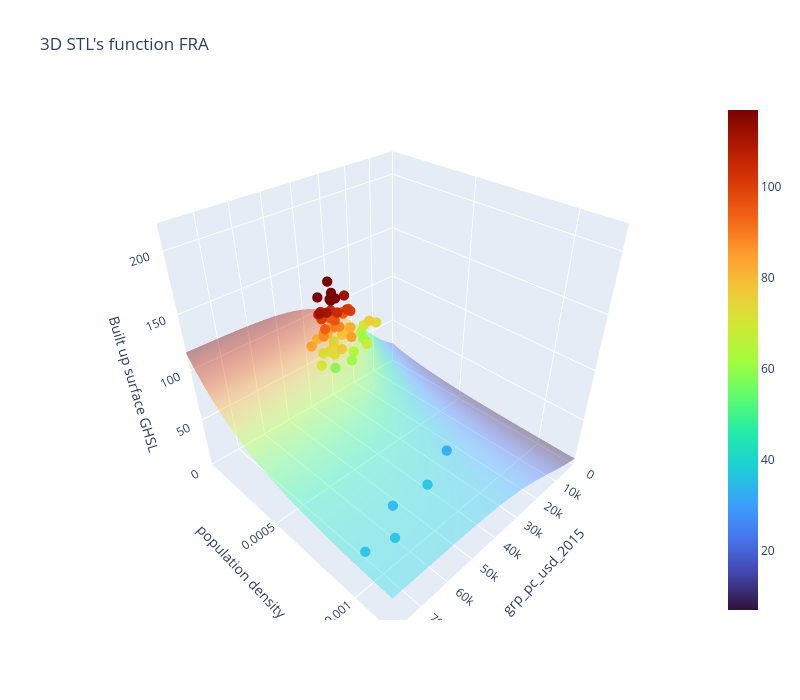
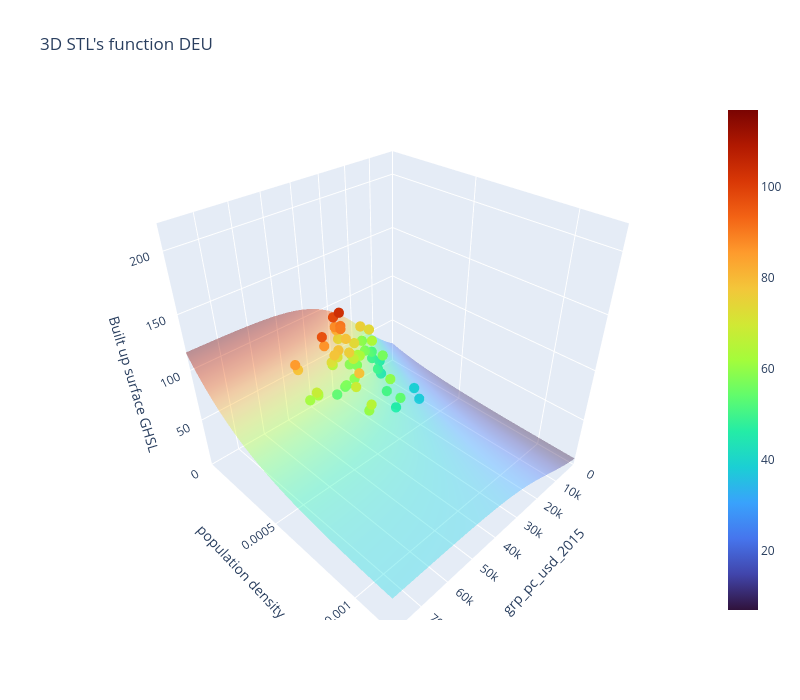
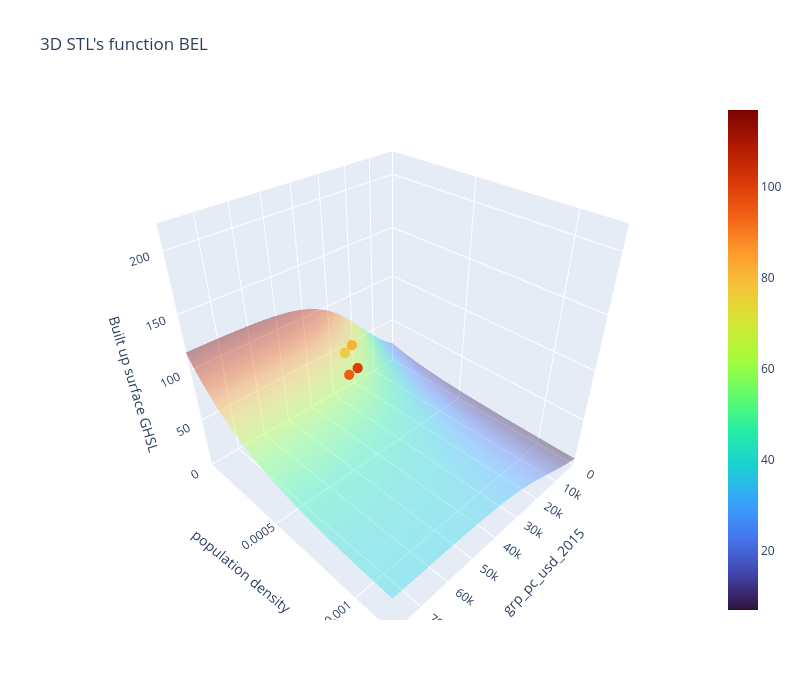

Here is the notebook cell these charts were saved with, in order:
### Code cell
if three_D_plots:
    import plotly.graph_objects as go

    for j in range(len(regions)):
        try:
            # Create a meshgrid of x and y values
            x = np.linspace(x_min, x_max, 50)
            y = np.linspace(y_min, y_max, 50)
            x_grid, y_grid = np.meshgrid(x, y)

            if fit_type == 0:
                z = STL([x_grid, y_grid], STL_fit_handler[j].fitted_params[0], STL_fit_handler[j].fitted_params[1], STL_fit_handler[j].fitted_params[2], STL_fit_handler[j].fitted_params[3], STL_fit_handler[j].fitted_params[4])
            elif fit_type == 1: 
                z = STL([x_grid, y_grid], saturation_fit_handler[j].fitted_params[0], saturation_fit_handler[j].fitted_params[1], STL_fit_handler[j].fitted_params[2], logistic_fit_handler[j].fitted_params[1], logistic_fit_handler[j].fitted_params[2])
            elif fit_type == 2:
                z = STL([x_grid, y_grid], my_own_fit[0], my_own_fit[1], my_own_fit[2], my_own_fit[3], my_own_fit[4])

            cmin = np.min(z)
            cmax = np.max(z)
            
            # Create the surface plot using Plotly
            fig = go.Figure(data=[
                go.Surface(
                    z=z, 
                    x=x_grid, 
                    y=y_grid, 
                    colorscale="Turbo", 
                    cmin=cmin,
                    cmax=cmax,
                    opacity=0.4),
                go.Scatter3d(
                    x=df_gdp_cap_region_handler[j], y=df_pop_density_region_handler[j], z=df_built_up_region_handler[j],
                    mode='markers',  # Use 'markers' for scatter plot
                    marker=dict(
                        size=6,  # Size of the points
                        color=df_built_up_region_handler[j],  # Color of the points
                        colorscale='Turbo',  # Colorscale for the points
                        cmin=cmin,
                        cmax=cmax,
                        opacity=1.0
                    )
                ),
                
                ]
                )
        
            # Customize the layout
            fig.update_layout(title=f'3D STL\'s function {regions[j].name}',
                            scene=dict(
                                xaxis=dict(title='grp_pc_usd_2015',range=[x_min, x_max]),
                                yaxis=dict(title='population density', range=[y_min, y_max]),
                                zaxis=dict(title=y_col, range=[z_min, z_max],),
                            ),
                            width=800, height=700)
        
            # Show the plot
            fig.show()
        except Exception as e:
            print(region.name, "\n", e)

### Figure 1 — Plotly figure (JSON) as saved in the notebook; plotly's stock layout.template omitted (floating-point values rounded to 4 significant figures; data arrays with more than 128 entries replaced by an {"elided": "..."} marker saying what was removed)
{"data": [{"cmax": 116.8, "cmin": 6.934, "colorscale": [[0, "#30123b"], [0.07143, "#4145ab"], [0.1429, "#4675ed"], [0.2143, "#39a2fc"], [0.2857, "#1bcfd4"], [0.3571, "#24eca6"], [0.4286, "#61fc6c"], [0.5, "#a4fc3b"], [0.5714, "#d1e834"], [0.6429, "#f3c63a"], [0.7143, "#fe9b2d"], [0.7857, "#f36315"], [0.8571, "#d93806"], [0.9286, "#b11901"], [1, "#7a0402"]], "opacity": 0.4, "type": "surface", "x": {"elided": "50x50 float values"}, "y": {"elided": "50x50 float values"}, "z": {"elided": "50x50 float values"}}, {"marker": {"cmax": 116.8, "cmin": 6.934, "color": [60.32, 68.15, 78.2, 83.13, 87.83, 63.41, 80.15, 93.22, 105.8, 119.5, 72.49, 88.45, 99.7, 110.5, 121.0, 69.9, 84.01, 95.74, 105.1, 114.9, 64.78, 72.05, 76.9, 81.88, 66.19, 75.97, 86.24, 96.08, 58.92, 68.35, 77.37, 84.87, 28.38, 30.36, 33.29, 33.18, 33.88, 57.86, 72.06, 82.57, 94.1, 104.7, 95.47, 111.7, 122.3, 133.3, 84.4, 96.8, 100.6, 105.7, 76.51, 89.59, 102.0, 112.0, 120.2, 53.2, 61.69, 66.65, 71.97], "colorscale": [[0, "#30123b"], [0.07143, "#4145ab"], [0.1429, "#4675ed"], [0.2143, "#39a2fc"], [0.2857, "#1bcfd4"], [0.3571, "#24eca6"], [0.4286, "#61fc6c"], [0.5, "#a4fc3b"], [0.5714, "#d1e834"], [0.6429, "#f3c63a"], [0.7143, "#fe9b2d"], [0.7857, "#f36315"], [0.8571, "#d93806"], [0.9286, "#b11901"], [1, "#7a0402"]], "opacity": 1, "size": 6}, "mode": "markers", "type": "scatter3d", "x": [19910.0, 37880.0, 29940.0, 42890.0, 38230.0, 18990.0, 33760.0, 26780.0, 35970.0, 31290.0, 14500.0, 31140.0, 26480.0, 36690.0, 33240.0, 17700.0, 35380.0, 27220.0, 37220.0, 32360.0, 29810.0, 23090.0, 36930.0, 31260.0, 35200.0, 27730.0, 37280.0, 32500.0, 30910.0, 24240.0, 35160.0, 31090.0, 31880.0, 58740.0, 47320.0, 74710.0, 66650.0, 19590.0, 33960.0, 26680.0, 37310.0, 32020.0, 32460.0, 26220.0, 37230.0, 33140.0, 31710.0, 24960.0, 36670.0, 33060.0, 17080.0, 32460.0, 27490.0, 39090.0, 34860.0, 35680.0, 27980.0, 42170.0, 36920.0], "y": [8.541e-05, 9.4e-05, 9.869e-05, 0.0001068, 0.0001127, 5.496e-05, 5.644e-05, 5.703e-05, 5.869e-05, 5.856e-05, 9.801e-05, 0.0001031, 0.000108, 0.000118, 0.000123, 5.558e-05, 5.998e-05, 6.201e-05, 6.449e-05, 6.512e-05, 2.912e-05, 3.086e-05, 3.612e-05, 3.949e-05, 9.179e-05, 9.4e-05, 9.629e-05, 9.66e-05, 0.0001813, 0.0001841, 0.000187, 0.0001886, 0.0008195, 0.0008828, 0.0009139, 0.0009775, 0.001013, 9.801e-05, 0.0001042, 0.000107, 0.0001103, 0.0001109, 6.067e-05, 6.283e-05, 6.815e-05, 7.093e-05, 6.221e-05, 6.706e-05, 7.551e-05, 8.054e-05, 8.788e-05, 9.558e-05, 0.0001016, 0.0001117, 0.0001183, 0.0001376, 0.0001468, 0.0001584, 0.0001634], "z": [60.32, 68.15, 78.2, 83.13, 87.83, 63.41, 80.15, 93.22, 105.8, 119.5, 72.49, 88.45, 99.7, 110.5, 121.0, 69.9, 84.01, 95.74, 105.1, 114.9, 64.78, 72.05, 76.9, 81.88, 66.19, 75.97, 86.24, 96.08, 58.92, 68.35, 77.37, 84.87, 28.38, 30.36, 33.29, 33.18, 33.88, 57.86, 72.06, 82.57, 94.1, 104.7, 95.47, 111.7, 122.3, 133.3, 84.4, 96.8, 100.6, 105.7, 76.51, 89.59, 102.0, 112.0, 120.2, 53.2, 61.69, 66.65, 71.97]}], "layout": {"height": 700, "scene": {"xaxis": {"range": [0, 80000], "title": {"text": "grp_pc_usd_2015"}}, "yaxis": {"range": [0, 0.0012], "title": {"text": "population density"}}, "zaxis": {"range": [0, 220], "title": {"text": "Built up surface GHSL"}}}, "title": {"text": "3D STL's function FRA"}, "width": 800}}

### Figure 2 — Plotly figure (JSON) as saved in the notebook; plotly's stock layout.template omitted (floating-point values rounded to 4 significant figures; data arrays with more than 128 entries replaced by an {"elided": "..."} marker saying what was removed)
{"data": [{"cmax": 116.8, "cmin": 6.934, "colorscale": [[0, "#30123b"], [0.07143, "#4145ab"], [0.1429, "#4675ed"], [0.2143, "#39a2fc"], [0.2857, "#1bcfd4"], [0.3571, "#24eca6"], [0.4286, "#61fc6c"], [0.5, "#a4fc3b"], [0.5714, "#d1e834"], [0.6429, "#f3c63a"], [0.7143, "#fe9b2d"], [0.7857, "#f36315"], [0.8571, "#d93806"], [0.9286, "#b11901"], [1, "#7a0402"]], "opacity": 0.4, "type": "surface", "x": {"elided": "50x50 float values"}, "y": {"elided": "50x50 float values"}, "z": {"elided": "50x50 float values"}}, {"marker": {"cmax": 116.8, "cmin": 6.934, "color": [47.03, 51.85, 57.18, 62.64, 67.62, 55.86, 61.88, 69.15, 78.05, 85.36, 21.11, 23.64, 26.04, 26.63, 26.39, 75.42, 87.74, 98.28, 24.9, 31.88, 38.08, 41.29, 42.58, 35.59, 37.83, 39.04, 39.8, 41.63, 48.65, 54.11, 60.15, 63.45, 57.48, 71.94, 81.85, 51.5, 62.6, 73.53, 86.43, 96.49, 37.56, 45.78, 53.68, 60.19, 65.06, 44.12, 54.31, 63.05, 71.73, 78.02, 38.35, 50.57, 59.05, 68.32, 78.22, 56.47, 67.41, 75.71, 73.67, 90.41, 103.4, 45.86, 54.74, 61.65, 71.51, 78.54, 63.35, 78.08, 89.98], "colorscale": [[0, "#30123b"], [0.07143, "#4145ab"], [0.1429, "#4675ed"], [0.2143, "#39a2fc"], [0.2857, "#1bcfd4"], [0.3571, "#24eca6"], [0.4286, "#61fc6c"], [0.5, "#a4fc3b"], [0.5714, "#d1e834"], [0.6429, "#f3c63a"], [0.7143, "#fe9b2d"], [0.7857, "#f36315"], [0.8571, "#d93806"], [0.9286, "#b11901"], [1, "#7a0402"]], "opacity": 1, "size": 6}, "mode": "markers", "type": "scatter3d", "x": [24110.0, 39700.0, 36470.0, 51440.0, 52310.0, 22950.0, 38010.0, 36430.0, 52170.0, 53340.0, 15360.0, 25510.0, 31240.0, 43210.0, 46330.0, 21250.0, 32060.0, 32480.0, 30080.0, 45940.0, 41590.0, 57500.0, 54060.0, 63250.0, 56480.0, 76190.0, 72550.0, 23330.0, 43150.0, 39570.0, 53990.0, 51280.0, 20220.0, 30290.0, 30790.0, 20220.0, 30120.0, 28770.0, 41100.0, 41760.0, 22790.0, 33680.0, 31970.0, 44760.0, 43880.0, 19530.0, 30010.0, 28730.0, 40460.0, 39350.0, 20130.0, 31550.0, 29260.0, 42420.0, 40300.0, 20970.0, 32830.0, 34310.0, 19840.0, 31320.0, 31280.0, 20750.0, 31560.0, 28390.0, 37180.0, 36800.0, 19970.0, 30690.0, 32360.0], "y": [0.0002584, 0.0002787, 0.0002923, 0.0002998, 0.0003075, 0.0001465, 0.0001626, 0.0001733, 0.0001784, 0.0001854, 0.00393, 0.003855, 0.003804, 0.003867, 0.004059, 8.798e-05, 8.495e-05, 8.469e-05, 0.001855, 0.001748, 0.001676, 0.001673, 0.001721, 0.002187, 0.002332, 0.002428, 0.002505, 0.0002678, 0.0002793, 0.000287, 0.0002875, 0.0002961, 7.916e-05, 7.305e-05, 7.127e-05, 0.0001525, 0.0001612, 0.000167, 0.0001677, 0.0001684, 0.0005232, 0.0005277, 0.0005306, 0.0005269, 0.000528, 0.000199, 0.0002018, 0.0002038, 0.0002028, 0.0002059, 0.0004516, 0.000435, 0.0004239, 0.0004045, 0.0003933, 0.0002441, 0.0002282, 0.0002234, 0.0001291, 0.0001148, 0.0001083, 0.0001626, 0.0001749, 0.0001831, 0.0001867, 0.0001906, 0.0001514, 0.0001391, 0.000133], "z": [47.03, 51.85, 57.18, 62.64, 67.62, 55.86, 61.88, 69.15, 78.05, 85.36, 21.11, 23.64, 26.04, 26.63, 26.39, 75.42, 87.74, 98.28, 24.9, 31.88, 38.08, 41.29, 42.58, 35.59, 37.83, 39.04, 39.8, 41.63, 48.65, 54.11, 60.15, 63.45, 57.48, 71.94, 81.85, 51.5, 62.6, 73.53, 86.43, 96.49, 37.56, 45.78, 53.68, 60.19, 65.06, 44.12, 54.31, 63.05, 71.73, 78.02, 38.35, 50.57, 59.05, 68.32, 78.22, 56.47, 67.41, 75.71, 73.67, 90.41, 103.4, 45.86, 54.74, 61.65, 71.51, 78.54, 63.35, 78.08, 89.98]}], "layout": {"height": 700, "scene": {"xaxis": {"range": [0, 80000], "title": {"text": "grp_pc_usd_2015"}}, "yaxis": {"range": [0, 0.0012], "title": {"text": "population density"}}, "zaxis": {"range": [0, 220], "title": {"text": "Built up surface GHSL"}}}, "title": {"text": "3D STL's function DEU"}, "width": 800}}

### Figure 3 — Plotly figure (JSON) as saved in the notebook; plotly's stock layout.template omitted (floating-point values rounded to 4 significant figures; data arrays with more than 128 entries replaced by an {"elided": "..."} marker saying what was removed)
{"data": [{"cmax": 116.8, "cmin": 6.934, "colorscale": [[0, "#30123b"], [0.07143, "#4145ab"], [0.1429, "#4675ed"], [0.2143, "#39a2fc"], [0.2857, "#1bcfd4"], [0.3571, "#24eca6"], [0.4286, "#61fc6c"], [0.5, "#a4fc3b"], [0.5714, "#d1e834"], [0.6429, "#f3c63a"], [0.7143, "#fe9b2d"], [0.7857, "#f36315"], [0.8571, "#d93806"], [0.9286, "#b11901"], [1, "#7a0402"]], "opacity": 0.4, "type": "surface", "x": {"elided": "50x50 float values"}, "y": {"elided": "50x50 float values"}, "z": {"elided": "50x50 float values"}}, {"marker": {"cmax": 116.8, "cmin": 6.934, "color": [23.32, 21.54, 94.45, 100.3, 75.79, 81.22], "colorscale": [[0, "#30123b"], [0.07143, "#4145ab"], [0.1429, "#4675ed"], [0.2143, "#39a2fc"], [0.2857, "#1bcfd4"], [0.3571, "#24eca6"], [0.4286, "#61fc6c"], [0.5, "#a4fc3b"], [0.5714, "#d1e834"], [0.6429, "#f3c63a"], [0.7143, "#fe9b2d"], [0.7857, "#f36315"], [0.8571, "#d93806"], [0.9286, "#b11901"], [1, "#7a0402"]], "opacity": 1, "size": 6}, "mode": "markers", "type": "scatter3d", "x": [91530.0, 77890.0, 48060.0, 46140.0, 35350.0, 32830.0], "y": [0.006973, 0.007716, 0.0004612, 0.0004839, 0.0002115, 0.0002197], "z": [23.32, 21.54, 94.45, 100.3, 75.79, 81.22]}], "layout": {"height": 700, "scene": {"xaxis": {"range": [0, 80000], "title": {"text": "grp_pc_usd_2015"}}, "yaxis": {"range": [0, 0.0012], "title": {"text": "population density"}}, "zaxis": {"range": [0, 220], "title": {"text": "Built up surface GHSL"}}}, "title": {"text": "3D STL's function BEL"}, "width": 800}}
